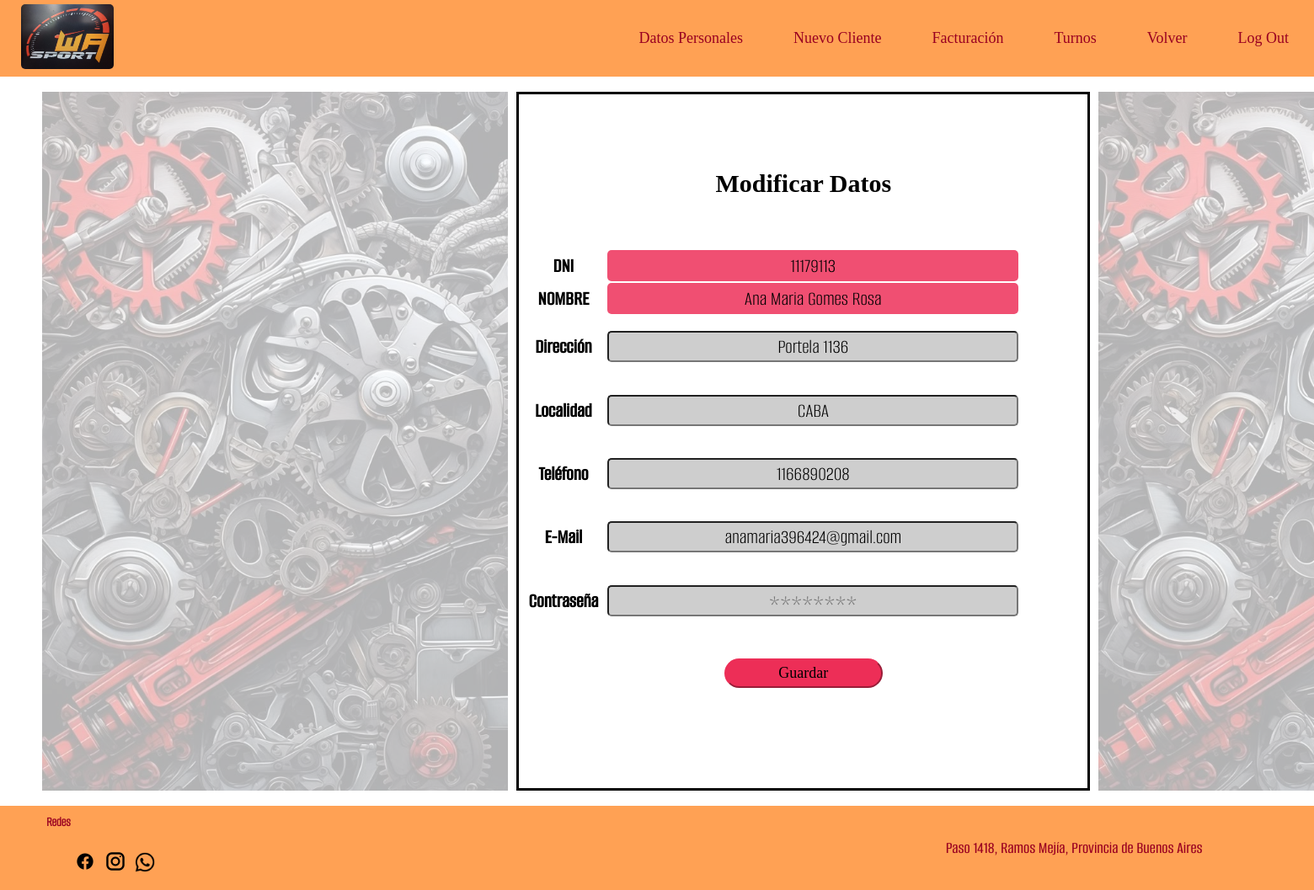
Screenshot of /modificacion_cliente_recepcionista.php?dni=11179113 (signed in) with the database file from the repository.
### tables this page shows
CREATE TABLE `clientes` (
  `cliente_DNI` varchar(10) NOT NULL,
  `cliente_contrasena` varchar(255) NOT NULL,
  `cliente_nombre` varchar(50) NOT NULL,
  `cliente_direccion` varchar(50) DEFAULT NULL,
  `cliente_localidad` varchar(15) DEFAULT NULL,
  `cliente_telefono` varchar(15) DEFAULT NULL,
  `cliente_email` varchar(255) NOT NULL,
  `token_recuperacion` varchar(255) DEFAULT NULL
);

### modificacion_cliente_recepcionista.php (the view, shortened to what this page needs)
<?php
require_once 'conexion_base.php';
$dni = $_GET['dni'] ?? null;
$stmt = $conexion->prepare("SELECT * FROM clientes WHERE cliente_DNI = :dni");
$stmt->execute(['dni' => $dni]);
$cliente = $stmt->fetch(PDO::FETCH_ASSOC);
?>
<!DOCTYPE html>
<html lang="es">
<head>
    <link rel="stylesheet" href="estilopagina.css?v=<?= time() ?>">
</head>
<body>
    <?php include("nav_rec.php"); ?>
    <br>
    <section class="modif_cli">
        <img class="modif_img1" src="fondos/hola.usuario.jpg" alt="">
        <section class="modificar_cliente">
            <h2>Modificar Datos</h2>
            <form method="post">
                <table>
                    <tr>
                        <th>DNI</th>
                        <td class="datos_unicos"><?= htmlspecialchars($cliente['cliente_DNI']) ?></td>
                    </tr>
                    <tr>
                        <th>NOMBRE</th>
                        <td class="datos_unicos"><?= htmlspecialchars($cliente['cliente_nombre']) ?></td>
                    </tr>
                    <tr>
                        <th>Dirección</th>
                        <td><input type="text" class="datos_modificados" name="direccion" value="<?= htmlspecialchars($cliente['cliente_direccion']) ?>"></td>
                    </tr>
                    <tr>
                        <th>Localidad</th>
                        <td><input type="text" class="datos_modificados" name="localidad" value="<?= htmlspecialchars($cliente['cliente_localidad']) ?>"></td>
                    </tr>
                    <tr>
                        <th>Teléfono</th>
                        <td><input type="text" class="datos_modificados" name="telefono" value="<?= htmlspecialchars($cliente['cliente_telefono']) ?>"></td>
                    </tr>
                    <tr>
                        <th>E-Mail</th>
                        <td><input type="email" class="datos_modificados" name="correo" value="<?= htmlspecialchars($cliente['cliente_email']) ?>"></td>
                    </tr>
                    <tr>
                        <th>Contraseña</th>
                        <td>
                            <input type="password" class="datos_modificados" name="clave"
                                minlength="8" maxlength="15"
                                pattern="^(?=.*[A-Z])(?=.*\d)(?=.*[\W_]).{8,15}$"
                                title="Debe tener entre 8 y 15 caracteres, al menos una mayúscula, un número y un símbolo"
                                placeholder="********">
                        </td>
                    </tr>
                </table>
                <div class="bot_modf">
                    <input class="guardar_mod" type="submit" value="Guardar" name="guardar_rec">
                </div>
            </form>
        </section>
        <img class="modif_img2" src="fondos/hola.usuario.jpg" alt="">
    </section>
    <br>
    <?php include("piedepagina.php"); ?>
</body>
</html>

### estilopagina.css (style rules this page uses)
* { margin: 0; padding: 0; box-sizing: border-box; }
html, body { width: 100%; height: 100%; }
.modif_img1 { grid-column: 1/2; }
.modif_img2 { grid-column: 3/4; }
.datos_unicos { background-color: #F04F72; border-radius: 5px; font-family: 'AlumniSans_Light'; font-size: 24px; text-align: center; width: 487.99px; height: 36.99px; }
.datos_modificados { background-color: #cecece; border-radius: 5px; font-family: 'AlumniSans_Light'; font-size: 24px; text-align: center; width: 487.99px; height: 36.99px; }
.bot_modf { display: flex; flex-direction: column; flex-wrap: nowrap; align-items: center; }
.guardar_mod { border-radius: 40px; background-color: #ED2E57; border-color:#ED2E57; margin: 30px; width: 188px; height: 35px; font-family: 'Big_Shoulders_Medium'; font-size: 18px; }
.modif_cli { display: grid; grid-template-columns: repeat(3, 1fr); margin: auto 40px auto; }
.modif_cli img { height: 830px; opacity: 30%; margin: 0px 10px; }
.modificar_cliente { grid-column: 2/3; align-content: center; justify-items: center; border-style: solid; border-color: #000000 }
.modificar_cliente h2 { font-family: 'Big_Shoulders_ExtraBold'; font-size: 30px; text-align: center; }
.modificar_cliente table { margin-top: 60px; width: 595px; height: 457px; margin-right: 80px; }
.modificar_cliente th { font-family: 'AlumniSans_Medium'; font-size: 24px; text-align: center; }

### rows the page displays
clientes: cliente_DNI "11179113", cliente_nombre "Ana Maria Gomes Rosa", direccion "Portela 1136", localidad "CABA", telefono "1166890208", correo "anamaria396424@gmail.com"
